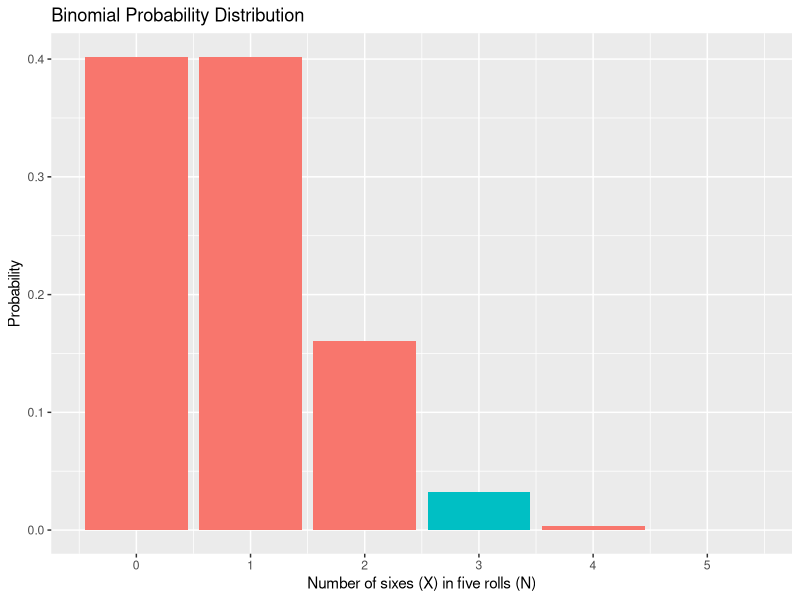
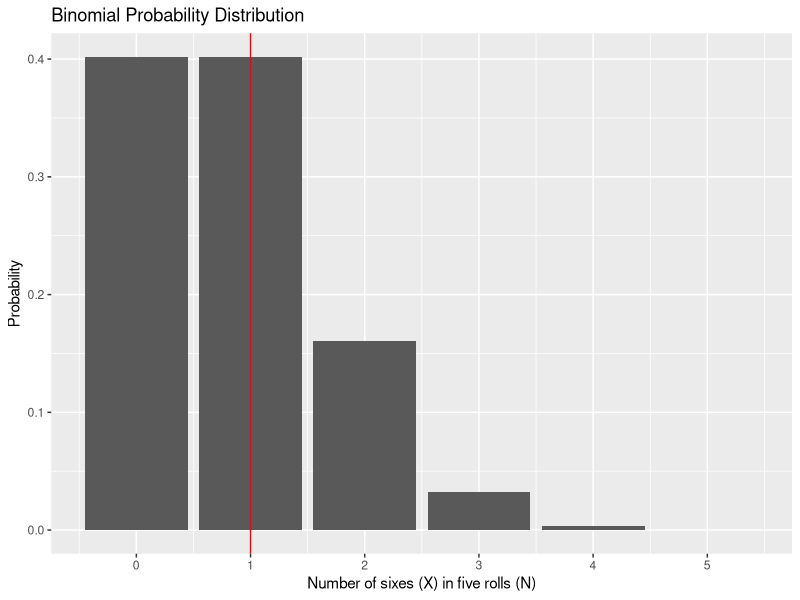
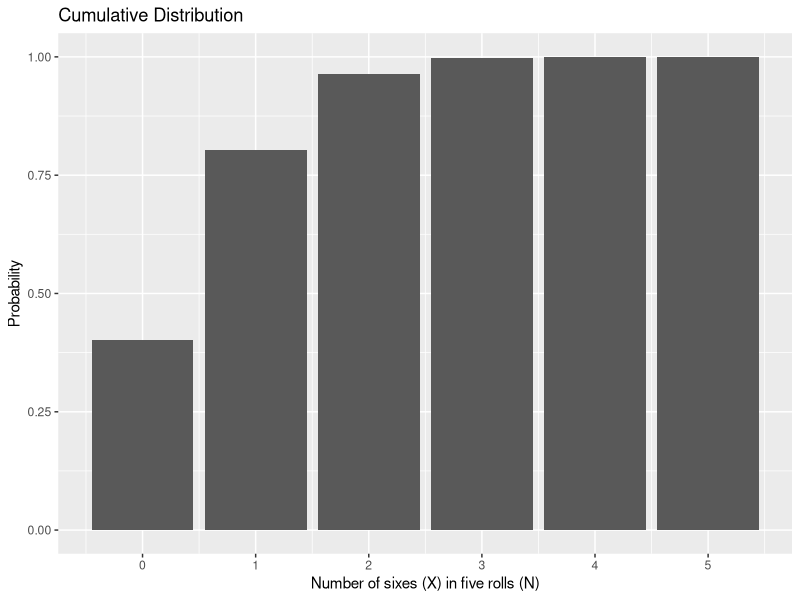
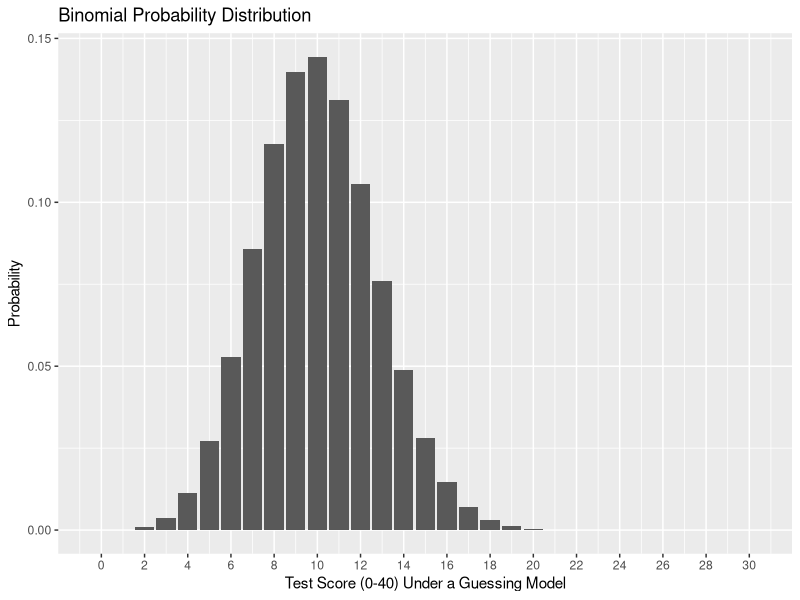
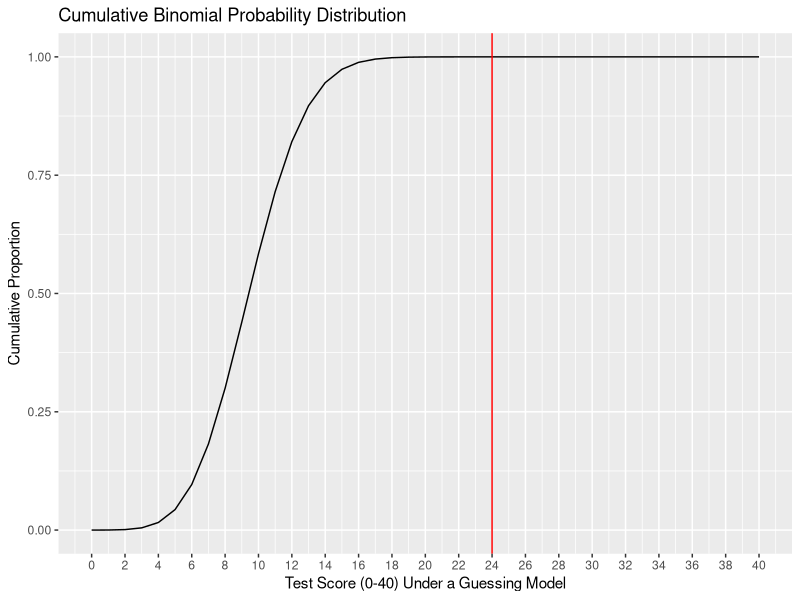

Reproduce these figures in R, in order.
## ---- chunk 1
# global chunk options: hide messages and warnings
knitr::opts_chunk$set(message = F, warning = F)
## ---- chunk 2
# packages in this lecture
library(tidyverse)
library(gganimate)
## ---- chunk 3
#| code-fold: true
#| 
data.frame(num = 0:5, p = dbinom(x = 0:5, size = 5, prob = 1/6), three = as.factor(c(0,0,0,1,0,0))) %>% ggplot(aes(x=num, y=p, fill = three)) + geom_bar(stat="identity") + scale_x_continuous("Number of sixes (X) in five rolls (N)", breaks=c(0:5)) +scale_y_continuous("Probability")+ guides(fill = "none") + ggtitle("Binomial Probability Distribution")
## ---- chunk 4

## ---- chunk 5
#| code-fold: true
#| 
data.frame(num = 0:5, p = dbinom(x = 0:5, size = 5, prob = 1/6)) %>% ggplot(aes(x=num, y=p)) + geom_bar(stat="identity") + geom_vline(aes(xintercept = qbinom(p = .75, size = 5, prob = 1/6)), color = "red") +scale_x_continuous("Number of sixes (X) in five rolls (N)", breaks=c(0:5)) +scale_y_continuous("Probability")+ggtitle("Binomial Probability Distribution")
## ---- chunk 6

## ---- chunk 7
data.frame(num = 0:5, p = pbinom(q = 0:5, size = 5, prob = 1/6)) %>% ggplot(aes(x=num, y=p)) + geom_bar(stat="identity") + scale_x_continuous("Number of sixes (X) in five rolls (N)", breaks=c(0:5)) +scale_y_continuous("Probability")+ggtitle("Cumulative Distribution")
## ---- chunk 8
# what is probability of rolling two or fewer 6's out of five rolls?
pbinom(q = 2, size = 5, prob = 1/6)
## ---- chunk 9
limit = 30
data.frame(num = 0:limit, p = dbinom(x = 0:limit, size = 40, prob = .25)) %>% ggplot(aes(x=num, y=p)) + geom_bar(stat="identity") + scale_x_continuous("Test Score (0-40) Under a Guessing Model", breaks=seq(0,limit,2)) +scale_y_continuous("Probability")+ggtitle("Binomial Probability Distribution")
## ---- chunk 10
#Note the use of the Law of Total Probability here
1-pbinom(q = 23, size = 40, prob = .25)
## ---- chunk 11
limit = 40
data.frame(num = 0:limit, p = pbinom(q = 0:limit, size = 40, prob = .25)) %>% ggplot(aes(x=num, y=p)) + geom_line() + geom_vline(aes(xintercept = 24), color = "red") + scale_x_continuous("Test Score (0-40) Under a Guessing Model", breaks=seq(0,limit,2)) +scale_y_continuous("Cumulative Proportion")+ggtitle("Cumulative Binomial Probability Distribution")
## ---- chunk 12
#| code-fold: true
#| 

plot = data.frame(N = 5:50, theta = 1/6) %>%
  mutate(X = map(N, ~0:.x),
         density = map2(N, theta, ~dbinom(0:.x, size = .x, prob = .y))) %>%
  unnest(c(X, density)) 

plot %>%
  ggplot(aes(x=X, y=density, frame=N)) + 
  geom_bar(stat="identity") + 
  labs(x = "Number of sixes (X) in N rolls",
       y = "Probability",
       title = "N = {closest_state}") +
  transition_states(N,
                    transition_length = 10,
                    state_length = 2)
